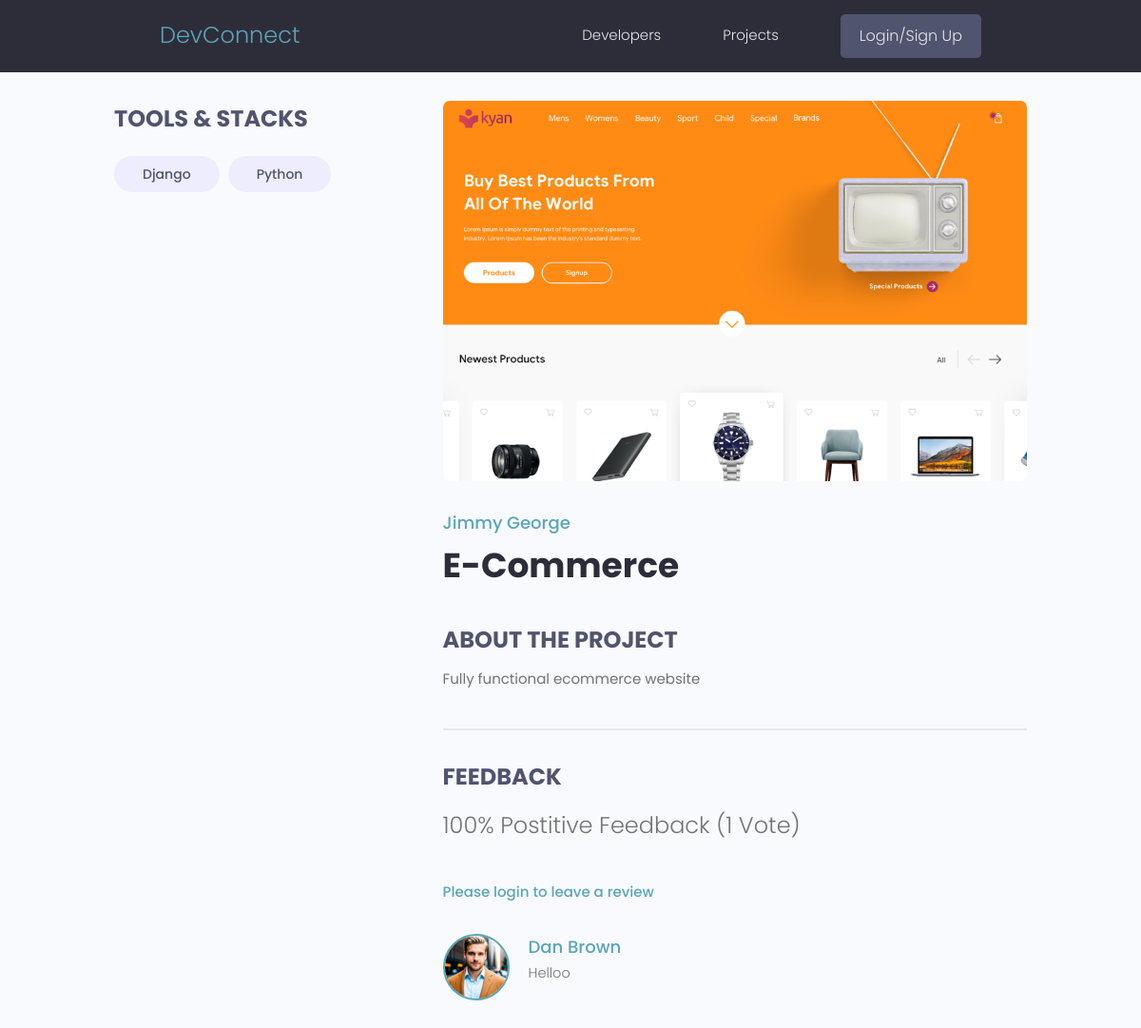
The page /projects/single-project/1842ab3f-d758-4d82-ad9e-7fcfa85a1642/ on the database its author committed.
### projects/models.py (models this page shows, shortened)
class Tag(models.Model):
    name = models.CharField(max_length = 200)
    created = models.DateTimeField(auto_now_add = True)
    id = models.UUIDField(default= uuid.uuid4, unique = True, primary_key = True, editable = False)
    def __str__(self):
        return self.name

class Project(models.Model):
    owner = models.ForeignKey(Profile, null=True, blank=True, on_delete=models.SET_NULL)
    title = models.CharField(max_length = 200)
    description = models.TextField(null= True, blank = True)
    featured_image = models.ImageField(null=True, blank=True, default="default.jpg")
    demo_link = models.CharField(max_length=2000, null=True, blank=True)
    source_code = models.CharField(max_length=2000, null=True, blank=True)
    tags = models.ManyToManyField('Tag', blank = True)
    vote_total = models.IntegerField(default = 0 ,null = True, blank = True)
    vote_ratio = models.IntegerField(default = 0 ,null = True, blank = True)
    created = models.DateTimeField(auto_now_add = True)
    id = models.UUIDField(default= uuid.uuid4, unique = True, primary_key = True, editable = False)
    class Meta:
        ordering = ['-vote_ratio', '-vote_total', 'title']
    @property
    def reviewers(self):
        querysset = self.review_set.all().values_list('owner__id', flat=True)
        return querysset

class Review(models.Model):
    VOTE_TYPE = (('up', 'up vote'), ('down', 'down vote'),)
    owner = models.ForeignKey(Profile, on_delete=models.CASCADE, null=True)
    project = models.ForeignKey(Project, on_delete =   models.CASCADE)
    body = models.TextField(null= True, blank = True)
    value = models.TextField(max_length=200, choices = VOTE_TYPE)
    created = models.DateTimeField(auto_now_add = True)
    id = models.UUIDField(default= uuid.uuid4, unique = True, primary_key = True, editable = False)
    class Meta:
        unique_together = [['owner', 'project']]

### users/models.py (models this page shows, shortened)
class Profile(models.Model):
    user = models.OneToOneField(User, on_delete=models.CASCADE, null=True, blank=True)
    name = models.CharField(max_length=200, blank=True, null=True)
    email = models.EmailField(max_length=500, blank=True, null=True)
    username = models.CharField(max_length=200, blank=True, null=True)
    location = models.CharField(max_length=200, blank=True, null=True)
    short_intro = models.CharField(max_length=200, blank=True, null=True)
    bio = models.TextField(blank=True, null=True)
    profile_image = models.ImageField(null=True, blank=True, upload_to='profiles/', default='profiles/default-profile-picture.png')
    social_github = models.CharField(max_length=200, blank=True, null=True)
    social_twitter = models.CharField(max_length=200, blank=True, null=True)
    social_linkedin = models.CharField(max_length=200, blank=True, null=True)
    social_youtube = models.CharField(max_length=200, blank=True, null=True)
    social_website = models.CharField(max_length=200, blank=True, null=True)
    created = models.DateTimeField(auto_now_add = True)
    id = models.UUIDField(default= uuid.uuid4, unique = True, primary_key = True, editable = False)

### projects/views.py (the view, shortened to what this page needs)
# urls.py: path('single-project/<str:pk>/', views.singleproject, name="project"),
def singleproject(request, pk):
    projectObj = Project.objects.get(id=pk)
    form = ReviewForm()
    return render(request, 'projects/single-project.html',{ 'projectObj' : projectObj, 'form':form })

### projects/templates/projects/single-project.html (shortened to what this page needs)
  <div class="nav">{% extends 'main.html' %}</div>
  {% block content %}
  <main class="singleProject my-md">
    <div class="container">
      <div class="layout">
        <div class="column column--1of3">
          <h3 class="singleProject__subtitle">Tools & Stacks</h3>
          <div class="singleProject__toolStack">
            {% for tag in projectObj.tags.all %}
            <span class="tag tag--pill tag--sub tag--lg">
              <small>{{tag}}</small>
            </span>
            {% endfor %}
          </div>
        </div>
        <div class="column column--2of3">
          <img class="singleProject__preview" src="{{ projectObj.featured_image.url }}" alt="portfolio thumbnail" />
          <a href="profile.html" class="singleProject__developer">{{projectObj.owner.name}}</a>
          <h2 class="singleProject__title">{{ projectObj.title }}</h2>
          <h3 class="singleProject__subtitle">About the Project</h3>
          <div class="singleProject__info">
            {{ projectObj.description }}
          </div>
          <div class="comments">
            <h3 class="singleProject__subtitle">Feedback</h3>
            <h5 class="project--rating">
              {{projectObj.vote_ratio}}% Postitive Feedback ({{projectObj.vote_total}} Vote{{projectObj.vote_total|pluralize:"s"}})
            </h5>
            {% if request.user.profile.id in projectObj.reviewers %}
              <p>You have already submitted your review for this project </p>
              {% elif request.user.profile == projectObj.owner %}
              <p>You cannot review your own work</p>
              {% else %}
                <a href="{% url 'login' %}?next={{request.path}}">Please login to leave a review</a>
            {% endif %}
            <div class="commentList">
              {% for review in projectObj.review_set.all %}
              {% if review.body %}
              <div class="comment">
                <a href="profile.html">
                  <img class="avatar avatar--md"
                    src="{{review.owner.profile_image.url}}" alt="user" />
                </a>
                <div class="comment__details">
                  <a href="{% url 'user-profile' review.owner.id %}" class="comment__author">{{review.owner.name}}</a>
                  <p class="comment__info">
                    {{review.body|linebreaksbr}}
                  </p>
                </div>
                {% endif %}
                {% endfor %}
              </div>
            </div>
          </div>
        </div>
      </div>
    </div>
    </div>
  {% endblock content %}

### static/styles/app.css (style rules this page uses)
:root { --color-sub: #2d2d39; }
img { width: 100%; }
.singleProject .column--1of3 { order: 2; }
@media screen and (min-width: 1081px) { .singleProject .column--1of3 { order: 1; } }
@media screen and (min-width: 1081px) { .singleProject .column--2of3 { order: 2; } }
.singleProject__toolStack { margin-top: 2rem; margin-bottom: 4rem; }
.singleProject__preview { height: 50vh; object-fit: cover; object-position: top center; margin-bottom: 3rem; border-radius: 0.7rem; }
.singleProject__developer { font-size: 1.8rem; font-weight: 500; }
.singleProject__title { font-size: 3.6rem; font-weight: 700; color: var(--color-sub); margin-bottom: 3rem; }
.project--rating { margin-bottom: 1.6em; margin-top: .5em; }
.singleProject__subtitle { text-transform: uppercase; font-size: 2.4rem; font-weight: 700; color: var(--color-sub-light); margin-bottom: 1rem; }
.comments { margin-top: 4rem; padding-top: 3rem; border-top: 2px solid var(--color-light); }
.commentList { margin: 3rem 0; }
.comment { display: flex; gap: 2rem; }
.comment__author { font-size: 1.8rem; }
.comment__info { font-size: 1.45rem; }

### static/uikit/styles/modules/_variables.css (style rules this page uses)
:root { --color-main: #5aa5b9; --color-main-light: #e6faff; --color-sub: #3f4156; --color-sub-light: #51546e; --color-sub-lighter: #ededfd; --color-text: #737373; --color-gray: #8b8b8b; --color-light: #e5e7eb; --color-light-gray: #767676; --color-bg: #f8fafd; --color-white: #fffefd; --color-white-light: #f3f3f3; --color-success: #359e64; --color-success-bg: #def8e8; --color-error: #fc4b0b; --color-error-bg: #fff2ee; --font-base: 'Poppins', arial, helvetica, 'Segoe UI', roboto, ubuntu, sans-serif; --font-monospace: 'Fira Code', 'Courier New', courier, monospace; --font-regular: 300; --font-medium: 500; --font-bold: 700; --generic-shadow: 1px 1px 5px #00000010; --generic-transition: all 0.3s ease-in-out; }

### static/uikit/styles/modules/_base.css (style rules this page uses)
* { margin: 0; padding: 0; box-sizing: border-box; text-rendering: optimizeLegibility; color: inherit; font-size: inherit; }
html { font-size: 50%; }
@media only screen and (min-width: 480px) { html { font-size: 56.25%; } }
@media only screen and (min-width: 1200px) { html { font-size: 62.5%; } }
body { line-height: 1.6; font-weight: 400; font-size: 1.5rem; color: var(--color-text); background-color: var(--color-bg); min-height: 100vh; }

### static/uikit/styles/modules/_typography.css (style rules this page uses)
* { font-family: var(--font-base); }
h2 { font-size: 3.6rem; font-weight: var(--font-bold); }
h3 { font-size: 3.2rem; font-weight: var(--font-medium); }
h5 { font-size: 2.4rem; font-weight: var(--font-medium); }
h5, h6 { font-weight: var(--font-regular); }
p, span, strong { font-size: 1.6rem; color: var(--color-text); font-weight: var(--font-regular); }
a { padding-bottom: 2px; text-decoration: none; display: inline-block; color: var(--color-main); font-weight: var(--font-medium); }

### static/uikit/styles/modules/_utilities.css (style rules this page uses)
.container { width: 92%; max-width: 165rem; margin: 0 auto; box-sizing: border-box; }
@media screen and (min-width: 1000px) { .container { width: 90%; } }
@media screen and (min-width: 1200px) { .container { width: 80%; } }
.my-md { margin: 3rem auto; }

### static/uikit/styles/modules/_avatar.css (style rules this page uses)
.avatar { border-radius: 50%; border: 2px solid var(--color-main); object-fit: cover; }
.avatar--md { height: 7rem; width: 7rem; }

### static/uikit/styles/modules/_tag.css (style rules this page uses)
.tag { display: inline-flex; align-items: center; background-color: var(--color-sub); height: -webkit-fit-content; height: -moz-fit-content; height: fit-content; width: -webkit-fit-content; width: -moz-fit-content; width: fit-content; border-radius: 0.5rem; padding: 0.5rem 1.5rem; font-size: 1.2rem; cursor: pointer; }
.tag:not(:last-child) { margin-right: 0.25rem; margin-bottom: 0.75rem; }
.tag > small { color: var(--color-white); }
.tag--pill { border-radius: 5rem; }
.tag--sub, .tag--sub > small { background: var(--color-sub-lighter); color: var(--color-sub-light); font-weight: 500; }
.tag--lg { padding: 0.8rem 3rem; font-size: 1.4rem; }
.tag--lg:not(:last-child) { margin-right: 0.5rem; margin-bottom: 1rem; }

### static/uikit/styles/modules/_layout.css (style rules this page uses)
.layout { display: flex; flex-flow: row wrap; justify-content: space-between; }
.layout > .column { margin-bottom: 3rem; }
.layout > .column.column--1of3 { flex-basis: 30%; }
.layout > .column.column--2of3 { flex-basis: 64%; }

### rows shown on the page
Tag: name "Django"
Tag: name "Python"
Project: featured_image (picture), owner.name "Jimmy George", title "E-Commerce", description "Fully functional ecommerce website", vote_ratio "100", vote_total "1"
Review: owner.profile_image (picture), owner.name "Dan Brown", body "Helloo"
